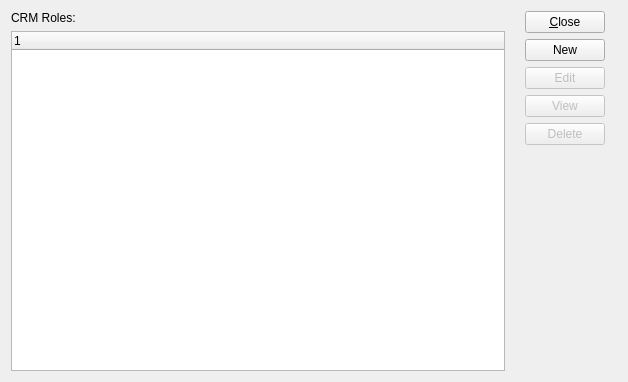
<?xml version="1.0" encoding="UTF-8"?>
<ui version="4.0">
 <comment>This file is part of the xTuple ERP: PostBooks Edition, a free and
open source Enterprise Resource Planning software suite,
Copyright (c) 1999-2019 by OpenMFG LLC, d/b/a xTuple.
It is licensed to you under the Common Public Attribution License
version 1.0, the full text of which (including xTuple-specific Exhibits)
is available at www.xtuple.com/CPAL.  By using this software, you agree
to be bound by its terms.</comment>
 <class>crmRoles</class>
 <widget class="QWidget" name="crmRoles">
  <property name="geometry">
   <rect>
    <x>0</x>
    <y>0</y>
    <width>628</width>
    <height>382</height>
   </rect>
  </property>
  <property name="focusPolicy">
   <enum>Qt::StrongFocus</enum>
  </property>
  <property name="windowTitle">
   <string>CRM Roles</string>
  </property>
  <layout class="QVBoxLayout" name="verticalLayout_3">
   <item>
    <layout class="QHBoxLayout" name="horizontalLayout">
     <item>
      <layout class="QVBoxLayout" name="verticalLayout_2">
       <item>
        <widget class="XLabel" name="_crmrolesLit">
         <property name="text">
          <string>CRM Roles:</string>
         </property>
        </widget>
       </item>
       <item>
        <widget class="XTreeWidget" name="_crmroles">
         <property name="focusPolicy">
          <enum>Qt::StrongFocus</enum>
         </property>
        </widget>
       </item>
      </layout>
     </item>
     <item>
      <layout class="QVBoxLayout" name="verticalLayout">
       <property name="leftMargin">
        <number>14</number>
       </property>
       <property name="rightMargin">
        <number>12</number>
       </property>
       <item>
        <widget class="QPushButton" name="_close">
         <property name="text">
          <string>&amp;Close</string>
         </property>
         <property name="shortcut">
          <string>Esc</string>
         </property>
        </widget>
       </item>
       <item>
        <widget class="QPushButton" name="_new">
         <property name="enabled">
          <bool>true</bool>
         </property>
         <property name="text">
          <string>New</string>
         </property>
         <property name="shortcut">
          <string>Ctrl+N</string>
         </property>
        </widget>
       </item>
       <item>
        <widget class="QPushButton" name="_edit">
         <property name="enabled">
          <bool>false</bool>
         </property>
         <property name="text">
          <string>Edit</string>
         </property>
         <property name="shortcut">
          <string>Ctrl+E</string>
         </property>
        </widget>
       </item>
       <item>
        <widget class="QPushButton" name="_view">
         <property name="enabled">
          <bool>false</bool>
         </property>
         <property name="text">
          <string>View</string>
         </property>
         <property name="shortcut">
          <string>Ctrl+V</string>
         </property>
        </widget>
       </item>
       <item>
        <widget class="QPushButton" name="_delete">
         <property name="text">
          <string>Delete</string>
         </property>
         <property name="enabled">
          <bool>false</bool>
         </property>
         <property name="shortcut">
          <string>Ctrl+D</string>
         </property>
        </widget>
       </item>
       <item>
        <spacer name="verticalSpacer">
         <property name="orientation">
          <enum>Qt::Vertical</enum>
         </property>
         <property name="sizeType">
          <enum>QSizePolicy::Preferred</enum>
         </property>
         <property name="sizeHint" stdset="0">
          <size>
           <width>20</width>
           <height>1000</height>
          </size>
         </property>
        </spacer>
       </item>
      </layout>
     </item>
    </layout>
   </item>
  </layout>
 </widget>
 <customwidgets>
  <customwidget>
   <class>XLabel</class>
   <extends>QLabel</extends>
   <header>xlabel.h</header>
  </customwidget>
  <customwidget>
   <class>XTreeWidget</class>
   <extends>QTreeWidget</extends>
   <header>xtreewidget.h</header>
   <container>1</container>
  </customwidget>
 </customwidgets>
 <tabstops>
  <tabstop>_close</tabstop>
  <tabstop>_new</tabstop>
  <tabstop>_edit</tabstop>
  <tabstop>_delete</tabstop>
 </tabstops>
 <resources/>
 <connections>
  <connection>
   <sender>_close</sender>
   <signal>clicked()</signal>
   <receiver>crmRoles</receiver>
   <slot>close()</slot>
   <hints>
    <hint type="sourcelabel">
     <x>335</x>
     <y>31</y>
    </hint>
    <hint type="destinationlabel">
     <x>246</x>
     <y>7</y>
    </hint>
   </hints>
  </connection>
 </connections>
</ui>
